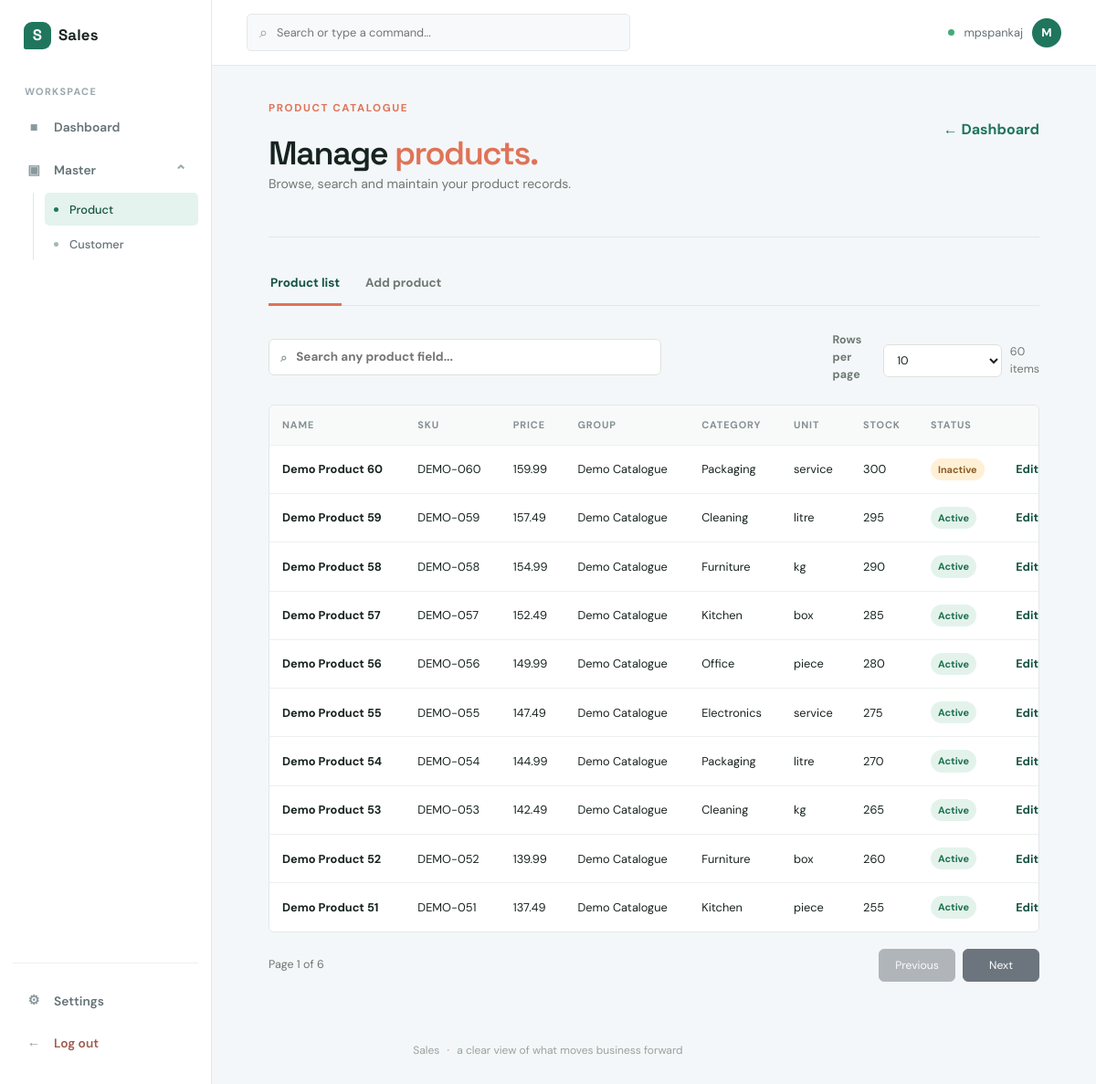
Screenshot of /products (signed in) with the database file from the repository.
### tables this page shows
CREATE TABLE products (
                id INTEGER PRIMARY KEY AUTOINCREMENT,
                name TEXT NOT NULL,
                sku TEXT NOT NULL COLLATE NOCASE UNIQUE,
                price_cents INTEGER NOT NULL CHECK (price_cents >= 0),
                created_at TEXT NOT NULL
            , product_group TEXT NOT NULL DEFAULT 'General', category TEXT, brand TEXT, description TEXT, unit TEXT NOT NULL DEFAULT 'piece', cost_price_cents INTEGER, tax_rate REAL NOT NULL DEFAULT 0, stock_quantity INTEGER NOT NULL DEFAULT 0, reorder_level INTEGER NOT NULL DEFAULT 0, supplier TEXT, barcode TEXT, status TEXT NOT NULL DEFAULT 'active');

### app.py (the view)
@app.route("/products")
@login_required
def products():
    rows = get_db().execute(
        "SELECT id, name, sku, price_cents, product_group, category, brand, description, "
        "unit, cost_price_cents, tax_rate, stock_quantity, reorder_level, supplier, "
        "barcode, status, created_at FROM products ORDER BY id DESC"
    ).fetchall()
    product_list = []
    for row in rows:
        product = dict(row)
        product["search_text"] = " ".join(str(value or "") for value in row)
        product_list.append(product)
    return render_template("products.html", products=product_list)

### app.py (called while the page is built)
def get_db():
    if "db" not in g:
        g.db = sqlite3.connect(
            app.config["DATABASE"], timeout=app.config["DATABASE_TIMEOUT"]
        )
        g.db.row_factory = sqlite3.Row
    return g.db

def login_required(view):
    @wraps(view)
    def wrapped_view(*args, **kwargs):
        if session.get("user_id") is None:
            flash("Please log in to continue.", "warning")
            return redirect(url_for("login"))
        return view(*args, **kwargs)
    return wrapped_view

def get_app_settings():
    settings = {
        "show_sales_app": True,
        "show_products": True,
        "show_customers": True,
    }
    rows = get_db().execute(
        "SELECT setting_key, setting_value FROM app_settings"
    ).fetchall()
    for row in rows:
        if row["setting_key"] in settings:
            settings[row["setting_key"]] = row["setting_value"] == "1"
    return settings

@app.context_processor
def inject_app_settings():
    if session.get("user_id"):
        return {"app_settings": get_app_settings()}
    return {"app_settings": {}}

### templates/products.html (shortened to what this page needs)
{% extends "base.html" %}
{% block content %}
<section class="workspace-panel product-management-panel">
    <div class="workspace-heading">
        <div>
            <p class="eyebrow">Product catalogue</p>
            <h1>Manage <em>products.</em></h1>
            <p class="dashboard-copy">Browse, search and maintain your product records.</p>
        </div>
        <a class="back-link" href="{{ url_for('dashboard') }}">&#8592; Dashboard</a>
    </div>
    <nav class="product-tabs" aria-label="Product sections">
        <a class="product-tab active" href="{{ url_for('products') }}">Product list</a>
        <a class="product-tab" href="{{ url_for('add_product') }}">Add product</a>
    </nav>
    <div class="product-list-toolbar">
        <label class="product-search" for="product-search">
            <span aria-hidden="true">&#8981;</span>
            <input id="product-search" type="search" placeholder="Search any product field..." autocomplete="off">
        </label>
        <div class="product-list-options">
            <label class="page-size-control" for="page-size">Rows per page</label>
            <select id="page-size" class="page-size-select">
                <option value="10" selected>10</option>
            </select>
            <span id="product-result-count" class="table-meta">{{ products|length }} products</span>
        </div>
    </div>
    <div class="table-scroll-wrap">
        <table class="product-table">
            <thead>
                <tr>
                    <th>Name</th>
                    <th>SKU</th>
                    <th>Price</th>
                    <th>Group</th>
                    <th>Category</th>
                    <th>Unit</th>
                    <th>Stock</th>
                    <th>Status</th>
                    <th><span class="visually-hidden">Actions</span></th>
                </tr>
            </thead>
            <tbody id="product-table-body">
                {% for product in products %}
                <tr class="product-row" data-search="{{ product.search_text|lower|e }}">
                    <td><strong>{{ product.name|e }}</strong></td>
                    <td>{{ product.sku|e }}</td>
                    <td>{{ '%.2f'|format(product.price_cents / 100) }}</td>
                    <td>{{ product.product_group|e }}</td>
                    <td>{{ (product.category or '-')|e }}</td>
                    <td>{{ product.unit|e }}</td>
                    <td>{{ product.stock_quantity }}</td>
                    <td><span class="status-pill status-{{ product.status }}">{{ product.status|capitalize }}</span>
                    </td>
                    <td><a class="table-action" href="{{ url_for('edit_product', product_id=product.id) }}">Edit</a>
                    </td>
                </tr>
                {% else %}
                <tr>
                    <td class="empty-table" colspan="9">No products found.</td>
                </tr>
                {% endfor %}
            </tbody>
        </table>
    </div>
    <div class="product-pagination" aria-label="Product table pagination">
        <span id="product-page-status" class="table-meta"></span>
        <div class="pagination-actions">
            <button id="product-previous" class="btn btn-secondary" type="button">Previous</button>
            <button id="product-next" class="btn btn-secondary" type="button">Next</button>
        </div>
    </div>
</section>
{% endblock %}

### templates/base.html (shortened to what this page needs)
<!doctype html>
<html lang="en">
<head>
    <link href="https://cdn.jsdelivr.net/npm/bootstrap@5.3.3/dist/css/bootstrap.min.css" rel="stylesheet">
    <link rel="stylesheet" href="{{ url_for('static', filename='style.css') }}">
</head>
<body class="{% if session.get('user_id') %}app-body{% endif %}">
    {% if session.get('user_id') %}
    <aside class="app-sidebar">
        <a class="brand" href="{{ url_for('dashboard') }}"><span class="brand-mark">S</span><span>Sales</span></a>
        <p class="sidebar-label">Workspace</p>
        <nav class="sidebar-menu" aria-label="Main navigation">
            <a class="sidebar-link {% if request.endpoint == 'dashboard' %}active{% endif %}"
                href="{{ url_for('dashboard') }}"><span class="nav-icon">&#9632;</span>Dashboard</a>
            {% if app_settings.get('show_products', True) or app_settings.get('show_customers', True) %}
            <details class="sidebar-group" {% if request.endpoint in ('products', 'add_product' , 'edit_product'
                , 'customers' ) %}open{% endif %}>
                <summary
                    class="sidebar-link {% if request.endpoint in ('add_product', 'customers') %}active{% endif %}">
                    <span class="nav-icon">&#9635;</span><span class="sidebar-group-name">Master</span><span
                        class="group-chevron">&#8964;</span>
                </summary>
                <div class="sidebar-submenu">
                    {% if app_settings.get('show_products', True) %}<a
                        class="sidebar-link sidebar-sublink {% if request.endpoint in ('products', 'add_product', 'edit_product') %}active{% endif %}"
                        href="{{ url_for('products') }}"><span class="sub-dot"></span>Product</a>{% endif %}
                    {% if app_settings.get('show_customers', True) %}<a
                        class="sidebar-link sidebar-sublink {% if request.endpoint == 'customers' %}active{% endif %}"
                        href="{{ url_for('customers') }}"><span class="sub-dot"></span>Customer</a>{% endif %}
                </div>
            </details>
            {% endif %}
        </nav>
        <div class="sidebar-bottom">
            <a class="sidebar-link {% if request.endpoint == 'settings' %}active{% endif %}"
                href="{{ url_for('settings') }}"><span class="nav-icon">&#9881;</span>Settings</a>
            <a class="sidebar-link sidebar-logout" href="{{ url_for('logout') }}"><span
                    class="nav-icon">&#8592;</span>Log out</a>
        </div>
    </aside>
    <div class="app-main">
        <header class="app-topbar">
            <div class="topbar-search"><span>&#8981;</span><input type="search"
                    placeholder="Search or type a command..." aria-label="Search"></div>
            <div class="topbar-user"><span class="online-dot"></span><span>{{ session.get('username') }}</span><span
                    class="user-avatar">{{ session.get('username', 'U')[0]|upper }}</span></div>
        </header>
        {% else %}
        <nav class="navbar navbar-expand-lg app-nav">
            <div class="container"><a class="brand" href="{{ url_for('index') }}"><span class="brand-mark">S</span>
                    Sales</a></div>
        </nav>
        {% endif %}
        <main class="page-shell {% if session.get('user_id') %}app-content{% endif %}">
            {% block content %}{% endblock %}
        </main>
        {% if session.get('user_id') %}
    </div>{% endif %}
    <footer class="site-footer">Sales <span>·</span> a clear view of what moves business forward</footer>
</body>
</html>

### rows the page displays
products: name "Demo Product 60", sku "DEMO-060", product.price_cents/100 "159.99", product_group "Demo Catalogue", category "Packaging", unit "service", stock_quantity "300", status "Inactive"
products: name "Demo Product 59", sku "DEMO-059", product.price_cents/100 "157.49", product_group "Demo Catalogue", category "Cleaning", unit "litre", stock_quantity "295", status "Active"
products: name "Demo Product 58", sku "DEMO-058", product.price_cents/100 "154.99", product_group "Demo Catalogue", category "Furniture", unit "kg", stock_quantity "290", status "Active"
products: name "Demo Product 57", sku "DEMO-057", product.price_cents/100 "152.49", product_group "Demo Catalogue", category "Kitchen", unit "box", stock_quantity "285", status "Active"
products: name "Demo Product 56", sku "DEMO-056", product.price_cents/100 "149.99", product_group "Demo Catalogue", category "Office", unit "piece", stock_quantity "280", status "Active"
products: name "Demo Product 55", sku "DEMO-055", product.price_cents/100 "147.49", product_group "Demo Catalogue", category "Electronics", unit "service", stock_quantity "275", status "Active"
products: name "Demo Product 54", sku "DEMO-054", product.price_cents/100 "144.99", product_group "Demo Catalogue", category "Packaging", unit "litre", stock_quantity "270", status "Active"
products: name "Demo Product 53", sku "DEMO-053", product.price_cents/100 "142.49", product_group "Demo Catalogue", category "Cleaning", unit "kg", stock_quantity "265", status "Active"
products: name "Demo Product 52", sku "DEMO-052", product.price_cents/100 "139.99", product_group "Demo Catalogue", category "Furniture", unit "box", stock_quantity "260", status "Active"
products: name "Demo Product 51", sku "DEMO-051", product.price_cents/100 "137.49", product_group "Demo Catalogue", category "Kitchen", unit "piece", stock_quantity "255", status "Active"

### other values shown
{{ session.get('username') }} "mpspankaj"
{{ session.get('username', 'U')[0]|upper }} "M"
